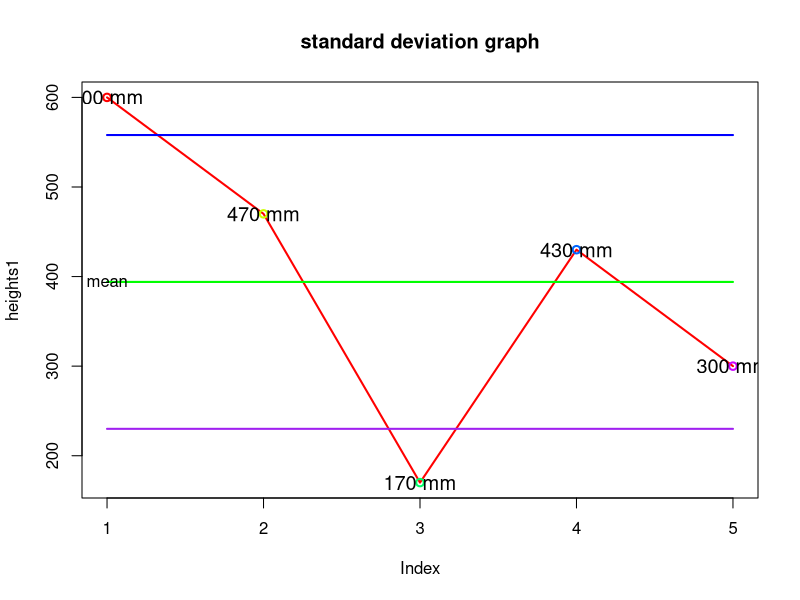

This figure's R source:
vec1 <- c(2,3,4,5,6,NA)

# This below code will give NA as we do not know the value of NA
mean(vec1)

# Below code will eliminate the NA and will calculate the mean on the basis of remaining
 # values in the vector....
mean(vec1,na.rm = TRUE)


# Using the trim function in R
vec2 <- sample(30)

sort(vec2)

sorted_vec2 <- sort(vec2)

# trim will cut the 10 values from left and 10 values from the right
mean(vec2,na.rm = TRUE,trim = 1.0)


sorted_vec2[11:20]

mean(sorted_vec2[11:20])


# now trying to trim 13 values from each sides
# Even now the mean of this will be 15.5
mean(vec2,na.rm = TRUE,trim = 1.3)





################################### Median in R ###################################

vec3 <- c(2,6,5,7,1,3,6)

# Median will also sort the vector values internally
median(vec3)

# Below command will show the proof for that....
sort(vec3)



################################ Mode ########################################

# mode gives the element with the max value it can be number as well as character

getmode <- function(v) {
  uniqv <- unique(v)
  uniqv[which.max(tabulate(match(v, uniqv)))]
}

vec4 <- c(3,4,5,4,4,4,5,3,2,1,2,3,4,5,6,7,8,5,7,5,7,1)

getmode(vec4)


my_unique <- unique(vec4)
my_unique

# match will return a vector of the position of the first occurence of vec4 
 # in my_unique
# means it will give us positions 
match(vec4,my_unique)


# tabulate function in R
# tabulate takes the vector and counts the number of times each value has 
 # occured. But, it will count the total number of times each element occured 
  # whenver it encounter that element very first time. It will not repeat the 
   # value.
tabulate(match(vec4,my_unique))

# This will return 2
which.max(tabulate(match(vec4,my_unique)))

# Now, uniqv[2] will return 4 which is the mode of the vector....





############################## Standard Deviation ###############################

# Installing the calibrate package
# We do not need to install this package in R bcoz we are not using 
 # this package....
install.packages("calibrate")

# Loading the "calibrate package"
library("MASS")
library("calibrate")

# heights of the Dogs
heights1 <- c(600,470,170,430,300)

point_names <- c("600 mm","470 mm","170 mm","430 mm","300 mm")

# plotting the points 
plot(heights1, main = "standard deviation graph", col = rainbow(5), type = "o",lwd = 2 )


# cex is the expansion factor....
text(heights1,point_names,cex = 1.2)

my_mean1 <- mean(heights1)

# This will give the vector with the mean value for repeating 5 times 
my_mean_line1 <- rep(my_mean1,times = 5)

lines(my_mean_line1,col = "green",lwd = 2)

# Giving name to line
text(my_mean1,"mean",cex = 1)


# finding the standard deviation directly
standard_dev_heights1 <- sd(heights1)


# Standard deviation hard code way
standard_dev_heights2 <- sqrt(sum((heights1-mean(heights1))^2/(length(heights1)-1)))

# Both results must be same
standard_dev_heights2


upper_sd1 <- my_mean1 + floor(standard_dev_heights1)

upper_sd1



lower_sd1 <- my_mean1 - floor(standard_dev_heights1)

lower_sd1



# Now, drawing the above standard deviation and lower standard deviation
upper_sd_line1 <- rep(upper_sd1,times = 5)

upper_sd_line1



lower_sd_line1 <- rep(lower_sd1,times = 5)

lower_sd_line1


# Drawing these on graph
# lwd means line width....

lines(upper_sd_line1, col = "blue", lwd = 2)

lines(lower_sd_line1, col = "purple", lwd = 2)
